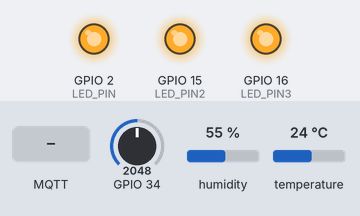
Bench run of a sketch on a simulated ESP32. Shown: output pins drawn as LEDs (lit = HIGH). Inputs (shaded band) come from the test bench; at power-on: GPIO 34 = 2048, humidity 55 %, temperature 24 °C. WiFi joins after 1.5 s; servers stay silent unless stated; random numbers use the default seed unless the sketch sets one; no MQTT or app messages arrive unless stated; what the sketch prints to the serial monitor is not drawn.

Above: at 3.2 s.
3.3 s: MQTT message "ON" arrives on the first subscribed topic
At 4.4 s:
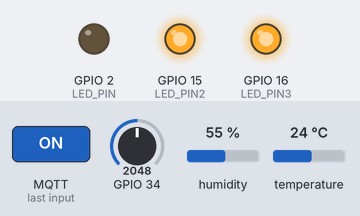
4.8 s: MQTT message "ON" arrives on the second subscribed topic
At 5.6 s:
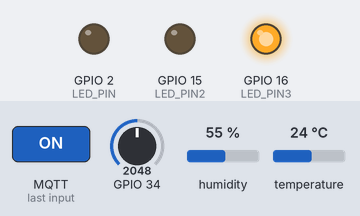
6.3 s: MQTT message "OFF" arrives on the first subscribed topic
At 6.7 s:
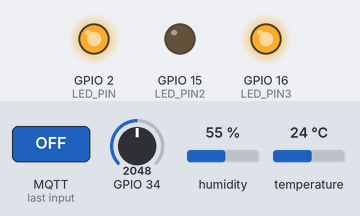
7.8 s: MQTT message "ON" arrives on the third subscribed topic
At 9.0 s:
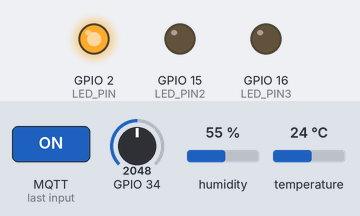
9.3 s: MQTT message "OFF" arrives on the second subscribed topic
At 10.2 s:
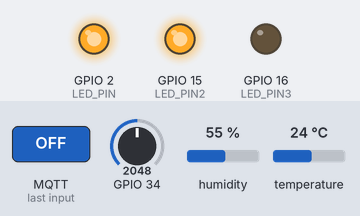
10.8 s: MQTT message "OFF" arrives on the third subscribed topic
At 11.3 s:
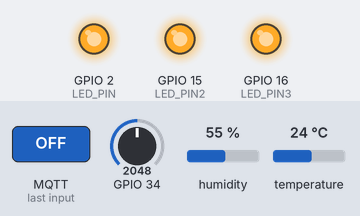
Timing chart, 0 to 13.3 s (numbered marks = the images above; inputs shaded):
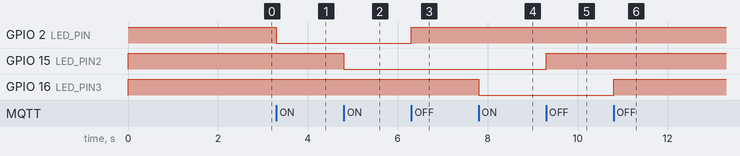

The sketch:

IOT_done_mqtt_001.ino
```cpp
#include <WiFi.h>
#include <PubSubClient.h>
#include <DHT.h>

#define DHTPIN 4      // Chân kết nối DHT11
#define DHTTYPE DHT11
#define LED_PIN 2     // Chân GPIO nối với đèn LED
#define LED_PIN2 15   // Chân GPIO nối với LED thứ hai
#define LED_PIN3 16   // Chân GPIO nối với LED thứ ba
DHT dht(DHTPIN, DHTTYPE);

const char* ssid = "Phòng Vip";
const char* password = "83868386";
const char* mqttServer = "192.168.0.107";  // Địa chỉ IP của Mosquitto broker
const int mqttPort = 1883;
const char* mqttUser = "anhlong";
const char* mqttPassword = "123";
const char* topic = "sensors/data";
const char* ledTopic = "sensors/led";  // Topic điều khiển đèn LED
const char* ledTopic2 = "sensors/fan";  // Topic điều khiển LED thứ hai
const char* ledTopic3 = "sensors/pump";  // Topic điều khiển LED thứ ba

WiFiClient espClient;
PubSubClient client(espClient);

void callback(char* topic, byte* message, unsigned int length) {
  String msg;
  for (int i = 0; i < length; i++) {
    msg += (char)message[i];
  }

  if (String(topic) == "sensors/led") {
    if (msg == "ON") {
      digitalWrite(LED_PIN, LOW);  // Bật LED (LOW = ON)
      Serial.println("Đèn LED đã bật ngay lập tức");
    } else if (msg == "OFF") {
      digitalWrite(LED_PIN, HIGH);  // Tắt LED (HIGH = OFF)
      Serial.println("Đèn LED đã tắt ngay lập tức");
    }
  } else if (String(topic) == "sensors/fan") {
    if (msg == "ON") {
      digitalWrite(LED_PIN2, LOW);  // Bật LED thứ hai (LOW = ON)
      Serial.println("Đèn LED 2 đã bật ngay lập tức");
    } else if (msg == "OFF") {
      digitalWrite(LED_PIN2, HIGH);  // Tắt LED thứ hai (HIGH = OFF)
      Serial.println("Đèn LED 2 đã tắt ngay lập tức");
    }
  } else if (String(topic) == "sensors/pump") {
    if (msg == "ON") {
      digitalWrite(LED_PIN3, LOW);  // Bật LED thứ ba (LOW = ON)
      Serial.println("Đèn LED 3 đã bật ngay lập tức");
    } else if (msg == "OFF") {
      digitalWrite(LED_PIN3, HIGH);  // Tắt LED thứ ba (HIGH = OFF)
      Serial.println("Đèn LED 3 đã tắt ngay lập tức");
    }
  }
}

void setup() {
  Serial.begin(115200);
  dht.begin();

  pinMode(LED_PIN, OUTPUT);
  pinMode(LED_PIN2, OUTPUT);
  pinMode(LED_PIN3, OUTPUT);
  digitalWrite(LED_PIN, HIGH);  // Đảm bảo đèn LED tắt khi khởi động
  digitalWrite(LED_PIN2, HIGH); // Tắt LED 2 khi khởi động
  digitalWrite(LED_PIN3, HIGH); // Tắt LED 3 khi khởi động

  // Kết nối WiFi
  WiFi.begin(ssid, password);
  while (WiFi.status() != WL_CONNECTED) {
    delay(1000);
    Serial.println("Đang kết nối WiFi...");
  }
  Serial.println("Đã kết nối WiFi");

  // Cài đặt MQTT Broker
  client.setServer(mqttServer, mqttPort);
  client.setCallback(callback);
  reconnectMQTT();
}

void reconnectMQTT() {
  while (!client.connected()) {
    Serial.println("Đang kết nối MQTT...");
    String clientId = "ESP32Client-" + String(random(0xffff), HEX);
    if (client.connect(clientId.c_str(), mqttUser, mqttPassword)) {
      Serial.println("Đã kết nối MQTT");
      client.subscribe(ledTopic);   // Đăng ký topic điều khiển đèn LED
      client.subscribe(ledTopic2);  // Đăng ký topic điều khiển LED thứ hai
      client.subscribe(ledTopic3);  // Đăng ký topic điều khiển LED thứ ba
    } else {
      Serial.print("Lỗi kết nối MQTT, mã lỗi: ");
      Serial.println(client.state());
      delay(2000);
    }
  }
}

unsigned long lastSensorPublish = 0;
const unsigned long sensorInterval = 5000;  // Gửi dữ liệu cảm biến mỗi 7 giây

void loop() {
  if (!client.connected()) {
    reconnectMQTT();
  }
  client.loop();

  // Kiểm tra thời gian và gửi dữ liệu cảm biến nếu đến thời điểm
  unsigned long currentMillis = millis();
  if (currentMillis - lastSensorPublish >= sensorInterval) {
    lastSensorPublish = currentMillis;

    // Đọc dữ liệu cảm biến
    float temperature = dht.readTemperature();
    float humidity = dht.readHumidity();
    int lightValue = analogRead(34);

    if (!isnan(temperature) && !isnan(humidity)) {
      String payload = "{\"temperature\":" + String(temperature) +
                       ", \"humidity\":" + String(humidity) +
                       ", \"light\":" + String(lightValue) + "}";
      client.publish("sensors/data", payload.c_str());
      Serial.println("Đã gửi dữ liệu: " + payload);
    } else {
      Serial.println("Lỗi khi đọc cảm biến DHT");
    }
  }
}
```

Measured:
- after the input at 3.3 s, GPIO 2 (LED_PIN): HIGH → LOW at once
- after the input at 4.8 s, GPIO 15 (LED_PIN2): HIGH → LOW at once
- after the input at 6.3 s, GPIO 2 (LED_PIN): LOW → HIGH at once
- after the input at 7.8 s, GPIO 16 (LED_PIN3): HIGH → LOW at once
- after the input at 9.3 s, GPIO 15 (LED_PIN2): LOW → HIGH at once
- after the input at 10.8 s, GPIO 16 (LED_PIN3): LOW → HIGH at once
